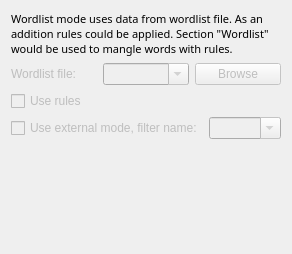
              <widget class="QWidget" name="tab_3">
               <attribute name="title">
                <string>Wordlist mode</string>
               </attribute>
               <layout class="QVBoxLayout" name="verticalLayout_17">
                <item>
                 <layout class="QVBoxLayout" name="verticalLayout_6">
                  <item>
                   <widget class="QLabel" name="label_4">
                    <property name="font">
                     <font>
                      <family>Sans Serif</family>
                      <pointsize>8</pointsize>
                     </font>
                    </property>
                    <property name="text">
                     <string>Wordlist mode uses data from wordlist file. As an addition rules could be applied. Section &quot;Wordlist&quot; would be used to mangle words with rules.</string>
                    </property>
                    <property name="wordWrap">
                     <bool>true</bool>
                    </property>
                   </widget>
                  </item>
                  <item>
                   <layout class="QHBoxLayout" name="horizontalLayout">
                    <item>
                     <widget class="QLabel" name="label_WordlistFile">
                      <property name="enabled">
                       <bool>false</bool>
                      </property>
                      <property name="text">
                       <string>Wordlist file:</string>
                      </property>
                     </widget>
                    </item>
                    <item>
                     <widget class="QComboBox" name="comboBox_WordlistFile">
                      <property name="enabled">
                       <bool>false</bool>
                      </property>
                      <property name="editable">
                       <bool>true</bool>
                      </property>
                     </widget>
                    </item>
                    <item>
                     <widget class="QPushButton" name="pushButton_WordlistFileBrowse">
                      <property name="enabled">
                       <bool>false</bool>
                      </property>
                      <property name="text">
                       <string>Browse</string>
                      </property>
                     </widget>
                    </item>
                   </layout>
                  </item>
                  <item>
                   <layout class="QHBoxLayout" name="horizontalLayout_3">
                    <item>
                     <widget class="QCheckBox" name="checkBox_WordlistModeRules">
                      <property name="enabled">
                       <bool>false</bool>
                      </property>
                      <property name="text">
                       <string>Use rules</string>
                      </property>
                     </widget>
                    </item>
                   </layout>
                  </item>
                  <item>
                   <layout class="QHBoxLayout" name="horizontalLayout_9">
                    <item>
                     <widget class="QCheckBox" name="checkBox_WordlistModeExternalName">
                      <property name="enabled">
                       <bool>false</bool>
                      </property>
                      <property name="text">
                       <string>Use external mode, filter name:</string>
                      </property>
                     </widget>
                    </item>
                    <item>
                     <widget class="QComboBox" name="comboBox_WordlistModeExternalName">
                      <property name="enabled">
                       <bool>false</bool>
                      </property>
                      <property name="editable">
                       <bool>true</bool>
                      </property>
                     </widget>
                    </item>
                   </layout>
                  </item>
                 </layout>
                </item>
                <item>
                 <spacer name="verticalSpacer_6">
                  <property name="orientation">
                   <enum>Qt::Vertical</enum>
                  </property>
                  <property name="sizeHint" stdset="0">
                   <size>
                    <width>20</width>
                    <height>104</height>
                   </size>
                  </property>
                 </spacer>
                </item>
               </layout>
              </widget>
